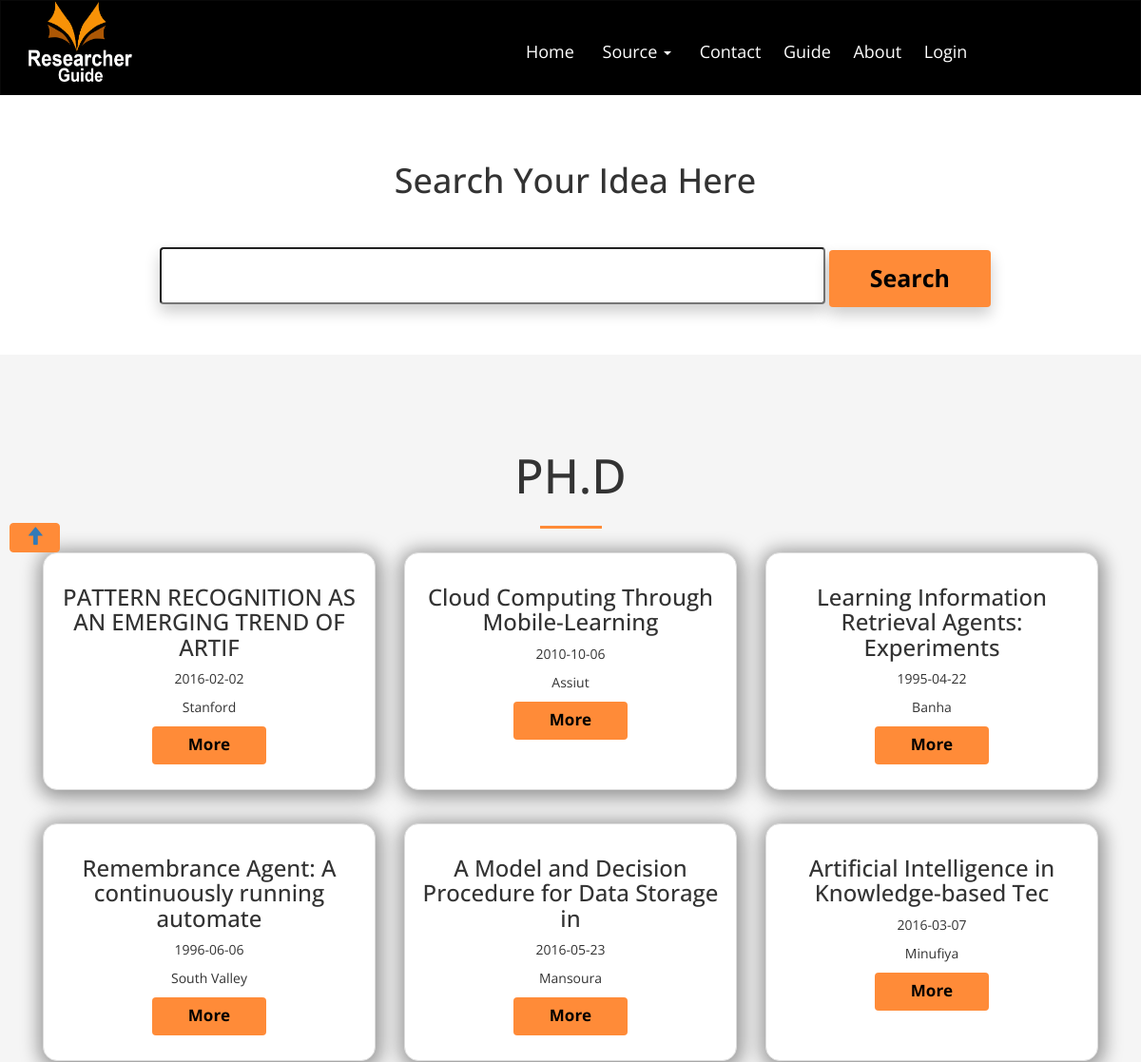
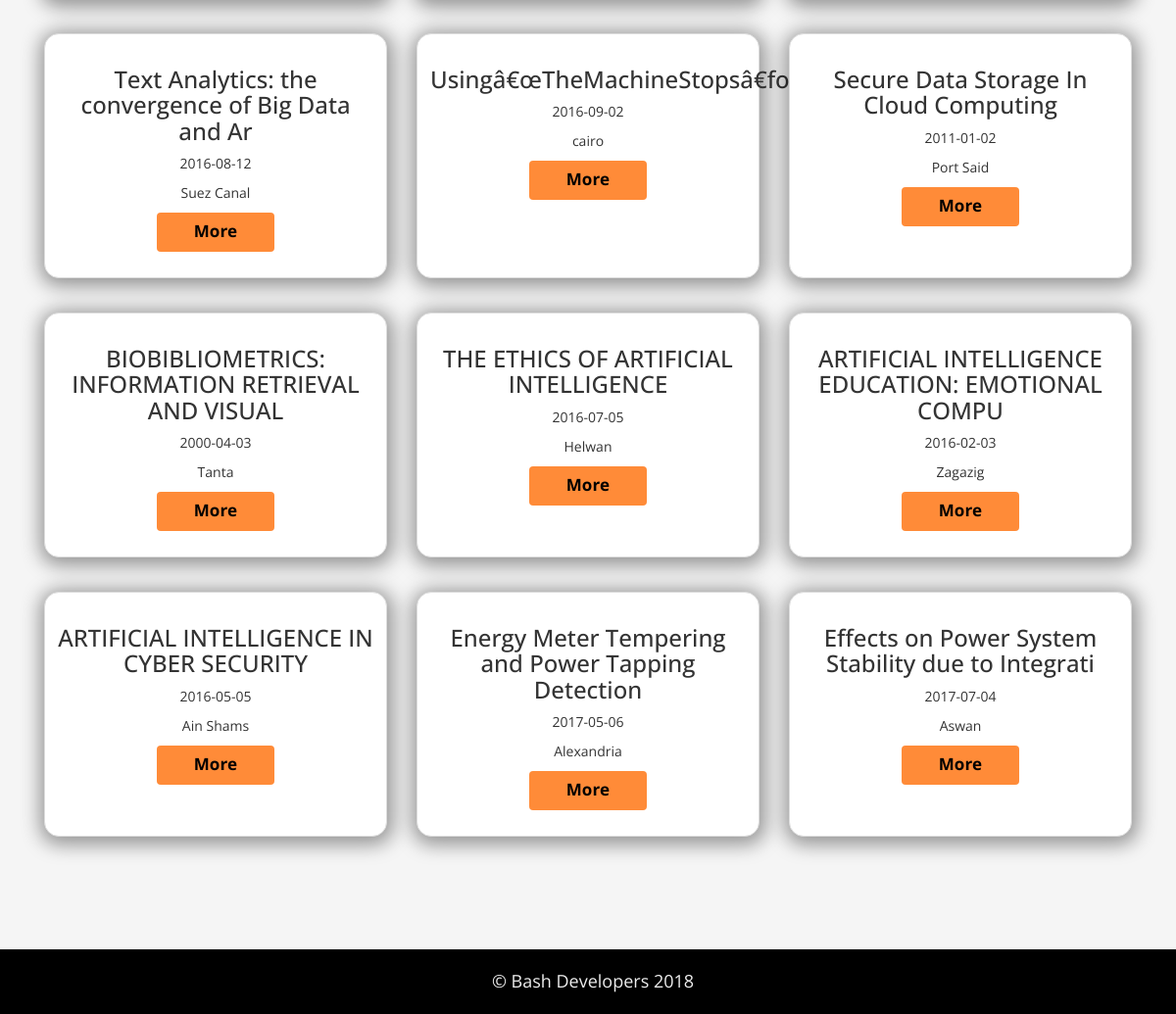
The page /phds.php on the database its author committed (2 pictures, top to bottom).
### tables this page shows
CREATE TABLE `phd` (
  `p_id` int(11) NOT NULL,
  `p_title` varchar(50) NOT NULL,
  `uni_name` varchar(50) NOT NULL,
  `faculty_name` varchar(50) NOT NULL,
  `p_preview` text NOT NULL,
  `p_date` date NOT NULL,
  `r_idFK` bigint(14) NOT NULL,
  `super_name` varchar(50) NOT NULL,
  `file` text NOT NULL
);

### phds.php (the view, shortened to what this page needs)
<?php
include("header.php");
include("navbar.php");
?>
<div class="searchdiv">
  <div class="container animatedParent">
    <h1>Search Your Idea Here</h1>
    <form id="searchForm" method="post" action="searchresult_phds.php">
            <fieldset>
                <input class="sbox" id="s" name="search" type="text" />
                <input class="btn btnsearch animated shake " type="submit" name="submit" value="Search" id="submitButton" />
            </fieldset>
        </form>
  </div>
</div>
<div class="awesome text-center">
        <div class="container animatedParent">
            <h2 class="awesome-head h1 head-border-center uppercase animated bounceInDown slowest ">Ph.D</h2>
            <?php
                $select_user="SELECT * FROM phd ";
                if($stmt =$connect->prepare($select_user))
                {
                        if($stmt->execute())
                        {
                            $result=$stmt->get_result();
                            while($row=$result->fetch_assoc())
                            {
                                echo "<div class='col-sm-6 col-md-4 animated bounceInDown '>";
                                echo "<div class='thumbnail cedit'>";
                                echo "<div class='caption'>";
                                echo "<h3>".$row['p_title']."</h3>";
                                echo "<p>".$row['p_date']."</p>";
                                echo "<p>".$row['uni_name']."</p>";
                                echo "<p><a class='btn btnmore' role='button' href='view_phd.php?phd_id=".$_SESSION["phd_id"]."'>More</a> </p>";
                                echo "</div>";
                                echo "</div>";
                                echo "</div>";
                            }
                        }
                }
            ?>
        </div>
    </div>
<?php
include("footer.php");
?>

### css/main.css (style rules this page uses)
* { -webkit-box-sizing: border-box; -moz-box-sizing: border-box; box-sizing: border-box; }
body { font-family: 'Open Sans', sans-serif }
.searchdiv { display: block; margin: 30px auto; padding: 20px; text-align: center; }
.searchdiv h1 { margin-bottom: 50px; }
.searchdiv .sbox { width: 700px; height: 60px; border-radius: 4px; font-size: 18px; box-shadow: 0px 8px 16px 0px rgba(0, 0, 0, 0.2); }
.searchdiv .btnsearch { background-color: #ff8b38; color: black; height: 60px; width: 170px; font-size: 25px; padding-left: 40px; padding-right: 40px; font-weight: bold; transition: all .7s; box-shadow: 0px 8px 16px 0px rgba(0, 0, 0, 0.2); }
.awesome { padding: 80px 0; background-color: #f5f5f5; }
.awesome .awesome-head { font-size: 50px }
.uppercase { text-transform: uppercase; }
.head-border-center:after { content: ''; display: block; width: 65px; height: 3px; background-color: #ff8b38; margin: 25px auto; }
.btnmore { background-color: #ff8b38; color: black; height: 40px; width: 120px; font-size: 17px; font-weight: bold; text-align: center; }
.cedit { height: 250px; margin-bottom: 35px; border-radius: 15px; box-shadow: 1px 3px 19px 5px rgba(0, 0, 0, .4); }

### css/animations.css (style rules this page uses)
.animated { -webkit-animation-duration: 1s; animation-duration: 1s; -webkit-animation-fill-mode: both; animation-fill-mode: both; }
.slowest { -webkit-animation-duration: 3s; animation-duration: 3s; -webkit-animation-fill-mode: both; animation-fill-mode: both; }
.bounceInRight, .bounceInLeft, .bounceInUp, .bounceInDown { opacity:0; -webkit-transform: translateX(400px); transform: translateX(400px); }
.bounceInDown.go { -webkit-animation-name: bounceInDown; animation-name: bounceInDown; }
.shake.go { -webkit-animation-name: shake; animation-name: shake; }

### rows shown on the page
phd: p_title "PATTERN RECOGNITION AS AN EMERGING TREND OF ARTIF", p_date "2016-02-02", uni_name "Stanford"
phd: p_title "Cloud Computing Through Mobile-Learning", p_date "2010-10-06", uni_name "Assiut"
phd: p_title "Learning Information Retrieval Agents: Experiments", p_date "1995-04-22", uni_name "Banha"
phd: p_title "Remembrance Agent: A continuously running automate", p_date "1996-06-06", uni_name "South Valley"
phd: p_title "A Model and Decision Procedure for Data Storage in", p_date "2016-05-23", uni_name "Mansoura"
phd: p_title "Artificial Intelligence in Knowledge-based Tec", p_date "2016-03-07", uni_name "Minufiya"
phd: p_title "Text Analytics: the convergence of Big Data and Ar", p_date "2016-08-12", uni_name "Suez Canal"
phd: p_title "Usingâ€œTheMachineStopsâ€forTeachingEthicsinArtiï", p_date "2016-09-02", uni_name "cairo"
phd: p_title "Secure Data Storage In Cloud Computing", p_date "2011-01-02", uni_name "Port Said"
phd: p_title "BIOBIBLIOMETRICS: INFORMATION RETRIEVAL AND VISUAL", p_date "2000-04-03", uni_name "Tanta"
phd: p_title "THE ETHICS OF ARTIFICIAL INTELLIGENCE", p_date "2016-07-05", uni_name "Helwan"
phd: p_title "ARTIFICIAL INTELLIGENCE EDUCATION: EMOTIONAL COMPU", p_date "2016-02-03", uni_name "Zagazig"
phd: p_title "ARTIFICIAL INTELLIGENCE IN CYBER SECURITY", p_date "2016-05-05", uni_name "Ain Shams"
phd: p_title "Energy Meter Tempering and Power Tapping Detection", p_date "2017-05-06", uni_name "Alexandria"
phd: p_title "Effects on Power System Stability due to Integrati", p_date "2017-07-04", uni_name "Aswan"
